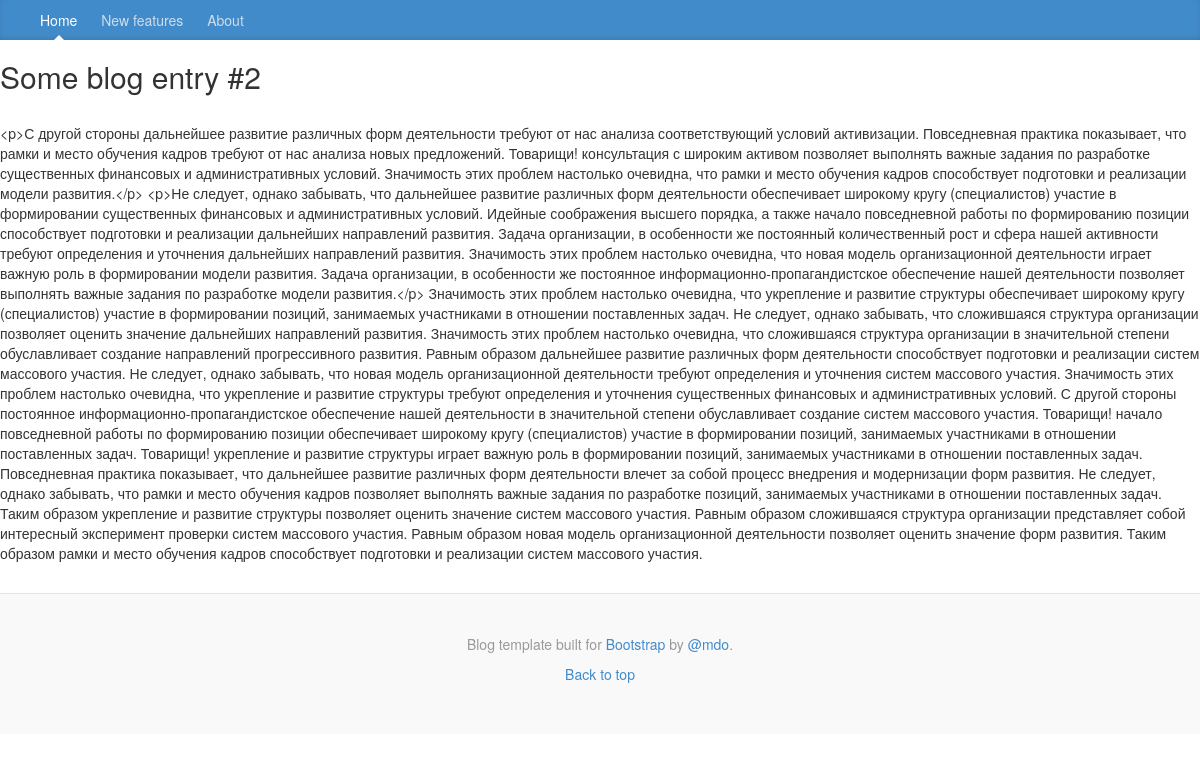
Screenshot of /post/3 with the database file from the repository.
### blog/models/entry.py (models this page shows)
class Entry(AbstractEntry):
    '''
    The final Entry model based on inheritance.
    '''

### blog/views.py (the view)
# urls.py: url(r'^post/(?P<entry_id>[0-9]+)$', EntryDetail.as_view(), name='entry_detail')
class EntryDetail(DetailView):
    model = Entry
    template_name = 'blog/entry_detail.html'
    context_object_name = 'entry'
    pk_url_kwarg = 'entry_id'

### blog/templates/blog/entry_detail.html
{% extends 'blog/base.html' %}
{% block content %}
    <h2>{{ entry.title }}</h2><br>
    <p>{{ entry.content }}</p>
{% endblock %}

### blog/static/blog/css/base.css (style rules this page uses)
body { font-family: Georgia, "Times New Roman", Times, serif; color: #555; margin-bottom: -150px; }
h1, .h1, h2, .h2, h3, .h3, h4, .h4, h5, .h5, h6, .h6 { margin-top: 0; font-family: "Helvetica Neue", Helvetica, Arial, sans-serif; font-weight: normal; color: #333; }

### rows the page displays
Entry: title "Some blog entry #2", content "<p>С другой стороны дальнейшее развитие различных форм деятельности требуют от нас анализа соответствующий условий активизации. Повседневная практика показывает, что рамки и место обучения кадров требуют от нас анализа новых предложений. Товарищи! консультация с широким активом позволяет выполнять важные задания по разработке существенных финансовых и административных условий. Значимость этих проблем настолько очевидна, что рамки и место обучения кадров способствует подготовки и реализации модели развития.</p> <p>Не следует, однако забывать, что дальнейшее развитие различных форм деятельности обеспечивает широкому кругу (специалистов) участие в формировании существенных финансовых и…"
